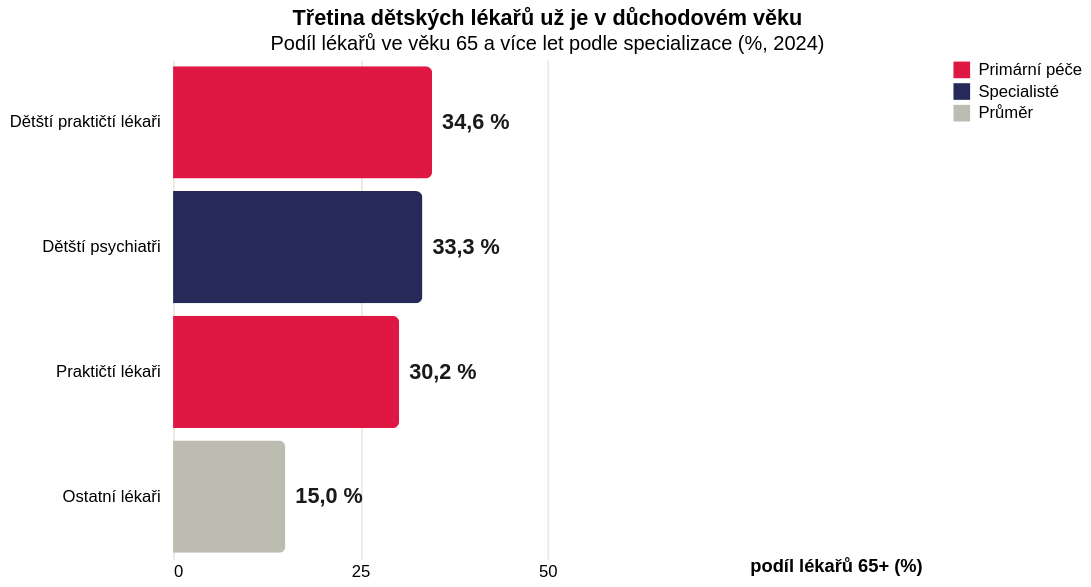

Vega-Lite specification stored for this chart:
### Vega-Lite specification from a JSON file in a GitHub repository (floating-point values rounded to 4 significant figures)
{"_source": "ÚZIS, Registr zdravotnických pracovníků 2024", "$schema": "https://vega.github.io/schema/vega-lite/v5.json", "description": "Věková struktura lékařů v ČR: Podíl lékařů v důchodovém věku (65+)", "width": 450, "height": 300, "title": {"text": "Třetina dětských lékařů už je v důchodovém věku", "subtitle": "Podíl lékařů ve věku 65 a více let podle specializace (%, 2024)"}, "data": {"values": [{"spec": "Dětští praktičtí lékaři", "val": 34.6, "label": "34,6 %", "cat": "Primární péče"}, {"spec": "Dětští psychiatři", "val": 33.3, "label": "33,3 %", "cat": "Specialisté"}, {"spec": "Praktičtí lékaři", "val": 30.2, "label": "30,2 %", "cat": "Primární péče"}, {"spec": "Ostatní lékaři", "val": 15.0, "label": "15,0 %", "cat": "Průměr"}]}, "layer": [{"params": [{"name": "serie", "select": {"type": "point", "fields": ["cat"]}, "bind": "legend"}], "mark": {"type": "bar", "cornerRadiusEnd": 4}, "encoding": {"y": {"field": "spec", "type": "nominal", "title": null, "sort": ["Dětští praktičtí lékaři", "Dětští psychiatři", "Praktičtí lékaři", "Ostatní lékaři"], "axis": {"domain": false, "ticks": false, "labelPadding": 8}}, "x": {"field": "val", "type": "quantitative", "title": "podíl lékařů 65+ (%)", "scale": {"domain": [0, 100]}, "axis": {"values": [0, 25, 50], "grid": true, "gridColor": "#e8e8dc", "domain": false, "ticks": false, "titleAngle": 0, "titleAnchor": "end", "titleAlign": "right", "titlePadding": -14, "titleFontWeight": "bold"}}, "color": {"field": "cat", "type": "nominal", "scale": {"domain": ["Primární péče", "Specialisté", "Průměr"], "range": ["#de1743", "#272a59", "#bcbcb0"]}, "legend": {"title": null}}, "opacity": {"condition": {"param": "serie", "value": 1}, "value": 0.18}, "tooltip": [{"field": "spec", "title": "Specializace"}, {"field": "cat", "title": "Skupina"}, {"field": "label", "title": "Podíl lékařů 65+"}]}}, {"mark": {"type": "text", "align": "left", "baseline": "middle", "dx": 6, "fontSize": 13, "fontWeight": "bold", "color": "#1a1a1a"}, "encoding": {"y": {"field": "spec", "type": "nominal", "sort": ["Dětští praktičtí lékaři", "Dětští psychiatři", "Praktičtí lékaři", "Ostatní lékaři"]}, "x": {"field": "val", "type": "quantitative", "scale": {"domain": [0, 100]}}, "text": {"field": "label"}, "opacity": {"condition": {"param": "serie", "value": 1}, "value": 0.18}}}], "config": {"view": {"stroke": "transparent"}}}
